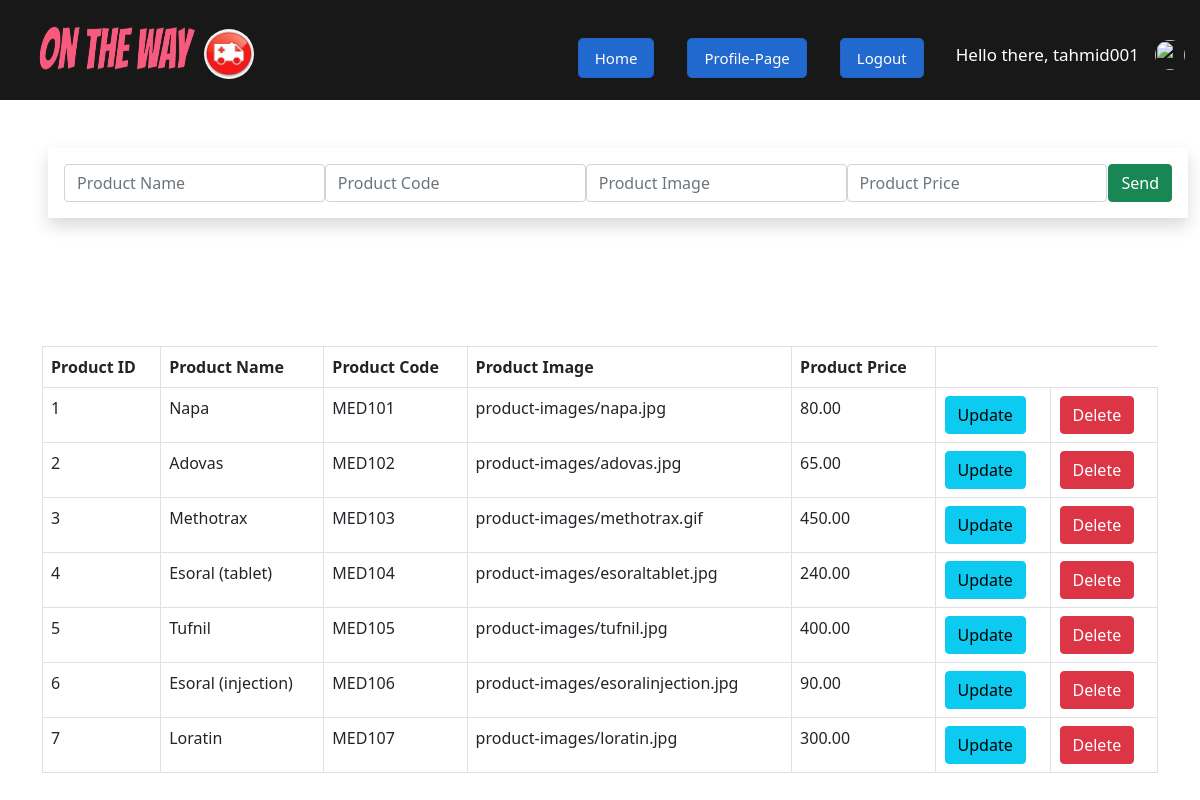
The app's page /admin/producthandler.php (signed in) with its own data.
### tables this page shows
CREATE TABLE `tblproduct` (
  `id` int(8) NOT NULL,
  `name` varchar(255) NOT NULL,
  `code` varchar(255) NOT NULL,
  `image` text NOT NULL,
  `price` double(10,2) NOT NULL
);

### admin/producthandler.php (the view, shortened to what this page needs)
<?php
include_once 'header.php';
require_once 'db.php';
		?>
<div class="container shadow m-5 p-3">
	<form action="" method="post" class="d-flex justify-content-around">
		<input class="form-control" type="text" name="productname" placeholder="Product Name">
		<input class="form-control" type="text" name="productcode" placeholder="Product Code">
		<input class="form-control" type="text" name="productimg" placeholder="Product Image">
		<input class="form-control" type="text" name="productprice" placeholder="Product Price">
		<input class="btn btn-success" type="submit" name="productbtn" value="Send">
	</form>
</div>
<div class="container m-5 p-3">
</div>
<div class="container">
	<table class="table table-bordered" style="">
		<tr>
			<th>Product ID</th>
			<th>Product Name</th>
			<th>Product Code</th>
			<th>Product Image</th>
			<th>Product Price</th>
		</tr>
		<?php
		$sql2 = "SELECT * FROM tblproduct";
$readsql = mysqli_query($conn,$sql2);
if ($readsql -> num_rows > 0) {
	while ($row = mysqli_fetch_assoc($readsql)) {
		$showproductid = $row['id'];
		$showproductname = $row['name'];
		$showproductcode = $row['code'];
		$showproductimg = $row['image'];
		$showproductprice = $row['price'];
		?>
		<tr>
			<td><?php echo $showproductid ?></td>
			<td><?php echo $showproductname ?></td>
			<td><?php echo $showproductcode ?></td>
			<td><?php echo $showproductimg ?></td>
			<td><?php echo $showproductprice ?></td>
			<td><a href="producthandler.php?update=<?php echo $showproductid;?>" class="btn btn-info">Update</a></td>
			<td><a href="producthandler.php?delete=<?php echo $showproductid;?>" class="btn btn-danger">Delete</a></td>
		</tr>
		<?php }
} ?>
	</table>
</div>

### admin/style.css (style rules this page uses)
body { font-family: sans-serif; }
.btn { margin-left: 1px; }

### records on screen
tblproduct: id "1", name "Napa", code "MED101", image "product-images/napa.jpg", price "80.00"
tblproduct: id "2", name "Adovas", code "MED102", image "product-images/adovas.jpg", price "65.00"
tblproduct: id "3", name "Methotrax", code "MED103", image "product-images/methotrax.gif", price "450.00"
tblproduct: id "4", name "Esoral (tablet)", code "MED104", image "product-images/esoraltablet.jpg", price "240.00"
tblproduct: id "5", name "Tufnil", code "MED105", image "product-images/tufnil.jpg", price "400.00"
tblproduct: id "6", name "Esoral (injection)", code "MED106", image "product-images/esoralinjection.jpg", price "90.00"
tblproduct: id "7", name "Loratin", code "MED107", image "product-images/loratin.jpg", price "300.00"

### other values on screen
$_SESSION["useruid"] "tahmid001"
